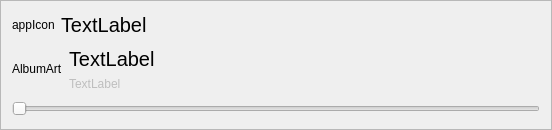
<?xml version="1.0" encoding="UTF-8"?>
<ui version="4.0">
 <class>MediaPlayerNotification</class>
 <widget class="QFrame" name="MediaPlayerNotification">
  <property name="geometry">
   <rect>
    <x>0</x>
    <y>0</y>
    <width>552</width>
    <height>130</height>
   </rect>
  </property>
  <property name="windowTitle">
   <string notr="true">Frame</string>
  </property>
  <property name="autoFillBackground">
   <bool>true</bool>
  </property>
  <property name="frameShape">
   <enum>QFrame::StyledPanel</enum>
  </property>
  <property name="frameShadow">
   <enum>QFrame::Raised</enum>
  </property>
  <layout class="QVBoxLayout" name="verticalLayout_2">
   <item>
    <layout class="QHBoxLayout" name="horizontalLayout">
     <item>
      <widget class="QLabel" name="appIcon">
       <property name="text">
        <string notr="true">appIcon</string>
       </property>
      </widget>
     </item>
     <item>
      <widget class="QLabel" name="appName">
       <property name="sizePolicy">
        <sizepolicy hsizetype="Expanding" vsizetype="Preferred">
         <horstretch>0</horstretch>
         <verstretch>0</verstretch>
        </sizepolicy>
       </property>
       <property name="font">
        <font>
         <pointsize>15</pointsize>
        </font>
       </property>
       <property name="text">
        <string notr="true">TextLabel</string>
       </property>
      </widget>
     </item>
     <item>
      <widget class="QPushButton" name="closeButton">
       <property name="text">
        <string notr="true"/>
       </property>
       <property name="icon">
        <iconset theme="window-close">
         <normaloff>.</normaloff>.</iconset>
       </property>
       <property name="flat">
        <bool>true</bool>
       </property>
      </widget>
     </item>
    </layout>
   </item>
   <item>
    <layout class="QHBoxLayout" name="horizontalLayout_2">
     <property name="topMargin">
      <number>3</number>
     </property>
     <property name="bottomMargin">
      <number>3</number>
     </property>
     <item>
      <widget class="QLabel" name="albumArt">
       <property name="text">
        <string notr="true">AlbumArt</string>
       </property>
      </widget>
     </item>
     <item>
      <layout class="QVBoxLayout" name="verticalLayout">
       <item>
        <widget class="QLabel" name="detailsLabel">
         <property name="sizePolicy">
          <sizepolicy hsizetype="Expanding" vsizetype="Preferred">
           <horstretch>0</horstretch>
           <verstretch>0</verstretch>
          </sizepolicy>
         </property>
         <property name="font">
          <font>
           <pointsize>15</pointsize>
          </font>
         </property>
         <property name="text">
          <string notr="true">TextLabel</string>
         </property>
        </widget>
       </item>
       <item>
        <widget class="QLabel" name="supplementaryLabel">
         <property name="enabled">
          <bool>false</bool>
         </property>
         <property name="text">
          <string notr="true">TextLabel</string>
         </property>
        </widget>
       </item>
      </layout>
     </item>
     <item>
      <widget class="QPushButton" name="backButton">
       <property name="text">
        <string/>
       </property>
       <property name="icon">
        <iconset theme="media-skip-backward">
         <normaloff>.</normaloff>.</iconset>
       </property>
       <property name="flat">
        <bool>true</bool>
       </property>
      </widget>
     </item>
     <item>
      <widget class="QPushButton" name="playPauseButton">
       <property name="text">
        <string/>
       </property>
       <property name="icon">
        <iconset theme="media-playback-start">
         <normaloff>.</normaloff>.</iconset>
       </property>
       <property name="iconSize">
        <size>
         <width>32</width>
         <height>32</height>
        </size>
       </property>
       <property name="flat">
        <bool>true</bool>
       </property>
      </widget>
     </item>
     <item>
      <widget class="QPushButton" name="nextButton">
       <property name="text">
        <string/>
       </property>
       <property name="icon">
        <iconset theme="media-skip-forward">
         <normaloff>.</normaloff>.</iconset>
       </property>
       <property name="flat">
        <bool>true</bool>
       </property>
      </widget>
     </item>
    </layout>
   </item>
   <item>
    <layout class="QHBoxLayout" name="horizontalLayout_3">
     <item>
      <widget class="QSlider" name="position">
       <property name="orientation">
        <enum>Qt::Horizontal</enum>
       </property>
      </widget>
     </item>
    </layout>
   </item>
  </layout>
 </widget>
 <resources/>
 <connections/>
</ui>
